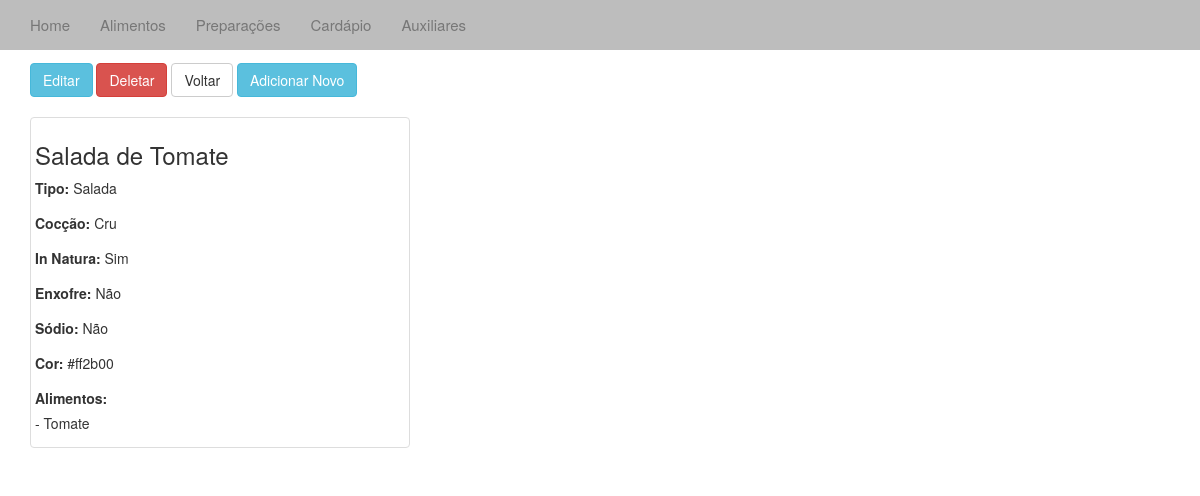
Page /verprepara/1/ on the earlier database version.
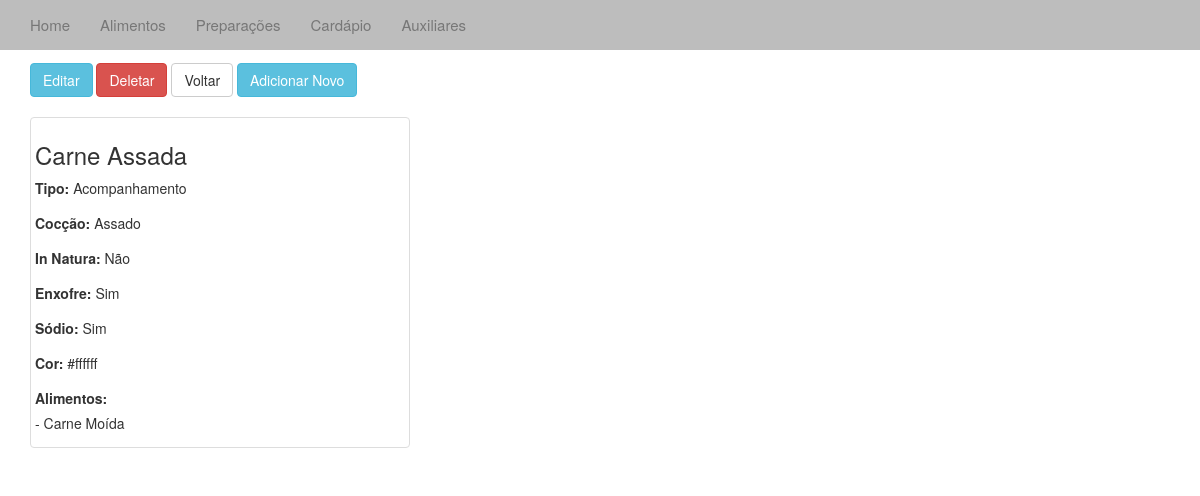
Same page on the later database version.
### cardapio/models.py (models this page shows, shortened)
class Prepara(models.Model):
	desc = models.CharField(max_length=40)
	inNatura = models.IntegerField(1)
	enxofre = models.IntegerField(1)
	sodio = models.IntegerField(1)
	cor = models.CharField(max_length=10)
	tipoPrep = models.CharField(max_length=40)
	coccao = models.CharField(max_length=40)

class Alimentos(models.Model):
	desc = models.CharField(max_length=20)
	cat_alimento = models.ForeignKey(Aux)
	cor = models.CharField(max_length=10)
	def __unicode__(self):
		return self.desc

### cardapio/views.py (the view)
# urls.py: url(r'verprepara/(?P<id_prepara>\d+)/$', 'cardapio.views.verprepara', name='verprepara'),
def verprepara(request, id_prepara):
	p = get_object_or_404(Prepara, pk=id_prepara)
	al_list = Alimentos.objects.all().order_by('desc')
	lista = Prep_Alimentos.objects.all().order_by('desc')
	prep_al_list = []
	contem_list = []
	for o in lista:
		if o.desc == p.desc:
			prep_al_list.append(o)
	for x in prep_al_list:
		contem_list.append(x.alimento)
	context = {'p':p,'lista':contem_list}
	return render(request,"verprepara.html", context)

### templates/verprepara.html (shortened to what this page needs)
{% extends "base.html" %}
{% block body%}
<div class="container-fluid">
	<div class="container">
			<h2>Alimento</h2>
			<a href="/editprepara/{{ p.id }}"><button type="button" class="btn btn-info">Editar</button></a>
			<a href="/deleteprepara/{{ p.id }}"><button type="button" class="btn btn-danger">Deletar</button></a>
			<a href="/prepara/"><button type="button" class="btn btn-default">Voltar</button></a>
			<a href="/addprepara/"><button type="button" class="btn btn-info">Adicionar Novo</button></a>
			<br /><br />
			<div class="thumbnail col-sm-4">
				<h3>{{ p.desc }}</h3>
				<p><label>Tipo:</label> {{ p.tipoPrep }}</p>
				<p><label>Cocção:</label> {{ p.coccao }}</p>
				<p><label>In Natura: </label>
				{% if p.inNatura == 1 %}
				Sim
				{% else %}
				Não
				{% endif %}</p>
				<p><label>Enxofre: </label>
				{% if p.enxofre == 1 %}
				Sim
				{% else %}
				Não
				{% endif %}</p>
				<p><label>Sódio: </label>
				{% if p.sodio == 1 %}
				Sim
				{% else %}
				Não
				{% endif %}</p>
				<p><label>Cor: </label> {{ p.cor }}</p>
				{% if lista %}
				<p><label>Alimentos: </label>
					{% for i in lista %}
						<br /> - {{ i }}
					{% endfor %}
				{% endif %}
				</p>
			</div>
</div>
{% endblock %}

Differences in the rows shown:
removed Alimentos: desc "Tomate"
changed Prepara: desc "Salada de Tomate" → "Carne Assada"; tipoPrep "Salada" → "Acompanhamento"; coccao "Cru" → "Assado"; cor "#ff2b00" → "#ffffff"
added Alimentos: desc "Carne Moída"
